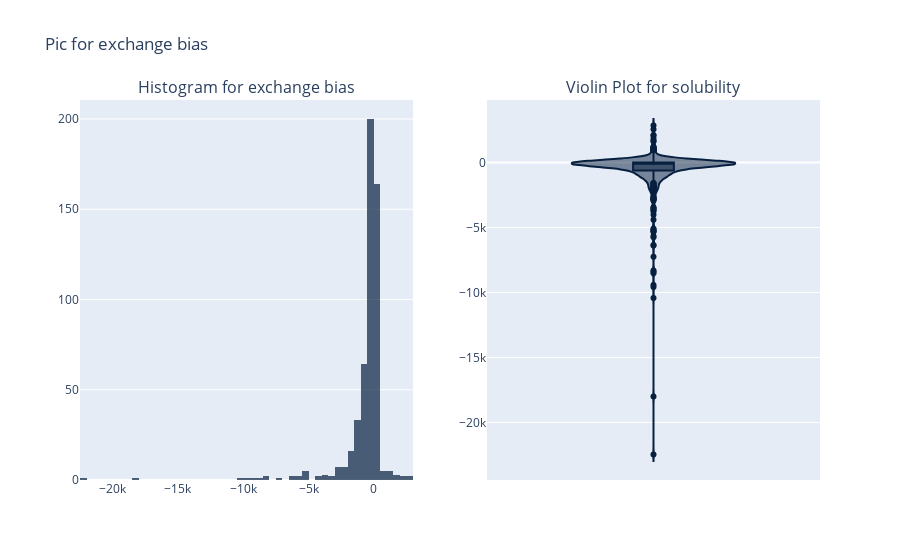

The code cell stored with this chart in its notebook:
### Code cell
#Построим график распределения целевой переменной
fig = make_subplots(rows=1, cols=2, subplot_titles=['Histogram for exchange bias', 'Violin Plot for solubility'])

# Histogram
hist_fig = px.histogram(df, x="exc_bias_oe", nbins = 60,
                 color_discrete_sequence = colors,
                 opacity = 0.7)

fig.add_trace(hist_fig['data'][0], row=1, col=1) # Adding a graph indicating the location

# Violin plot
violin_fig = px.violin(df, y="exc_bias_oe", color_discrete_sequence = colors, box = True)
fig.add_trace(violin_fig['data'][0], row=1, col=2) # Adding a graph indicating the location

# Setting up the layout
fig.update_layout(showlegend=False, title_text="Pic for exchange bias")

# Graph display
display(fig)

### Figure 1 — Plotly figure (JSON) as saved in the notebook; plotly's stock layout.template omitted (floating-point values rounded to 4 significant figures; data arrays with more than 128 entries replaced by an {"elided": "..."} marker saying what was removed)
{"data": [{"alignmentgroup": "True", "bingroup": "x", "hovertemplate": "exc_bias_oe=%{x}<br>count=%{y}<extra></extra>", "legendgroup": "", "marker": {"color": "#082040", "opacity": 0.7, "pattern": {"shape": ""}}, "name": "", "nbinsx": 60, "offsetgroup": "", "orientation": "v", "showlegend": false, "type": "histogram", "x": {"elided": "533 float values"}, "xaxis": "x", "yaxis": "y"}, {"alignmentgroup": "True", "box": {"visible": true}, "hovertemplate": "exc_bias_oe=%{y}<extra></extra>", "legendgroup": "", "marker": {"color": "#082040"}, "name": "", "offsetgroup": "", "orientation": "v", "scalegroup": "True", "showlegend": false, "type": "violin", "x0": " ", "xaxis": "x2", "y": {"elided": "533 float values"}, "y0": " ", "yaxis": "y2"}], "layout": {"annotations": [{"font": {"size": 16}, "showarrow": false, "text": "Histogram for exchange bias", "x": 0.225, "xanchor": "center", "xref": "paper", "y": 1, "yanchor": "bottom", "yref": "paper"}, {"font": {"size": 16}, "showarrow": false, "text": "Violin Plot for solubility", "x": 0.775, "xanchor": "center", "xref": "paper", "y": 1, "yanchor": "bottom", "yref": "paper"}], "showlegend": false, "title": {"text": "Pic for exchange bias"}, "xaxis": {"anchor": "y", "domain": [0, 0.45]}, "xaxis2": {"anchor": "y2", "domain": [0.55, 1]}, "yaxis": {"anchor": "x", "domain": [0, 1]}, "yaxis2": {"anchor": "x2", "domain": [0, 1]}}}
